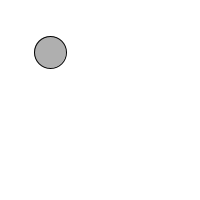
Frame 1 (no input)
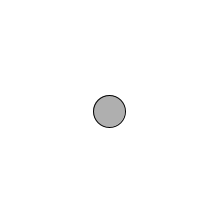
Frame 60 (the mouse pressed at the canvas centre just before this capture)
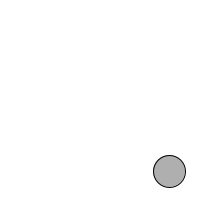
Frame 120 (the mouse held since frame 60 and released just before this capture)

The Processing sketch that drew these frames (run headless with seeded random() and noise(); from frame 60 on, the mouse is pressed at the canvas centre):

// Processing sketch: ex5_9
// ── ex5_9.pde
   int x          =  49; 
   int y          =  51;
   int x_speed    =  1; 
   int  y_speed   =  1;
   void setup()  {  
        size(200,200); 
        smooth();
 }   
   void draw()  {  
        background(255); 
        x  =  x  +  x_speed;     
        if ((x  >  width) || (x  <  0)) {  
             x_speed  =  x_speed * -1;    
         }   
         
         y  = y  +  y_speed;
         if  ((y  >  height)  ||  (y  <  0)){
         y_speed  =  y_speed  *  -1;
         }
        // Display circle at x location 
        stroke(0); 
        fill(175); 
        ellipse(x,y,32,32); 
    }
